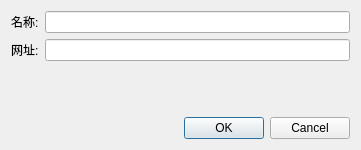
<?xml version="1.0" encoding="UTF-8"?>
<ui version="4.0">
 <class>BookmarkDialog</class>
 <widget class="QDialog" name="BookmarkDialog">
  <property name="geometry">
   <rect>
    <x>0</x>
    <y>0</y>
    <width>361</width>
    <height>150</height>
   </rect>
  </property>
  <property name="windowTitle">
   <string>网络链接</string>
  </property>
  <layout class="QVBoxLayout" name="verticalLayout">
   <item>
    <layout class="QFormLayout" name="formLayout">
     <item row="0" column="0">
      <widget class="QLabel" name="label_2">
       <property name="text">
        <string>名称:</string>
       </property>
      </widget>
     </item>
     <item row="0" column="1">
      <widget class="QLineEdit" name="txtName"/>
     </item>
     <item row="1" column="0">
      <widget class="QLabel" name="label">
       <property name="text">
        <string>网址:</string>
       </property>
      </widget>
     </item>
     <item row="1" column="1">
      <widget class="QLineEdit" name="txtLink"/>
     </item>
    </layout>
   </item>
   <item>
    <spacer name="verticalSpacer">
     <property name="orientation">
      <enum>Qt::Vertical</enum>
     </property>
     <property name="sizeHint" stdset="0">
      <size>
       <width>20</width>
       <height>40</height>
      </size>
     </property>
    </spacer>
   </item>
   <item>
    <widget class="QDialogButtonBox" name="buttonBox">
     <property name="standardButtons">
      <set>QDialogButtonBox::Cancel|QDialogButtonBox::Ok</set>
     </property>
    </widget>
   </item>
  </layout>
 </widget>
 <resources/>
 <connections>
  <connection>
   <sender>buttonBox</sender>
   <signal>accepted()</signal>
   <receiver>BookmarkDialog</receiver>
   <slot>accept()</slot>
   <hints>
    <hint type="sourcelabel">
     <x>180</x>
     <y>128</y>
    </hint>
    <hint type="destinationlabel">
     <x>180</x>
     <y>74</y>
    </hint>
   </hints>
  </connection>
  <connection>
   <sender>buttonBox</sender>
   <signal>rejected()</signal>
   <receiver>BookmarkDialog</receiver>
   <slot>reject()</slot>
   <hints>
    <hint type="sourcelabel">
     <x>180</x>
     <y>128</y>
    </hint>
    <hint type="destinationlabel">
     <x>180</x>
     <y>74</y>
    </hint>
   </hints>
  </connection>
 </connections>
</ui>
